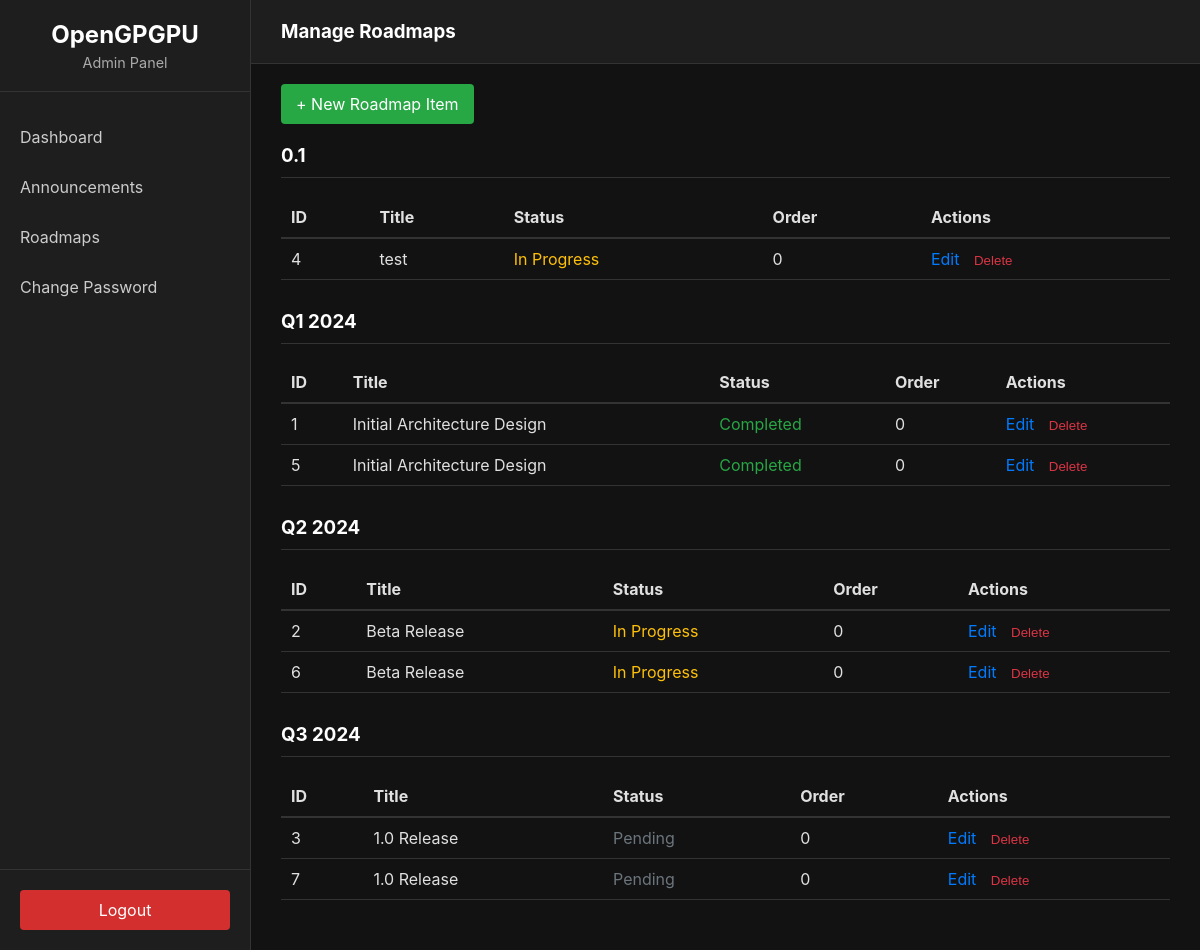
Page /admin/roadmaps (signed in) on the earlier database version.
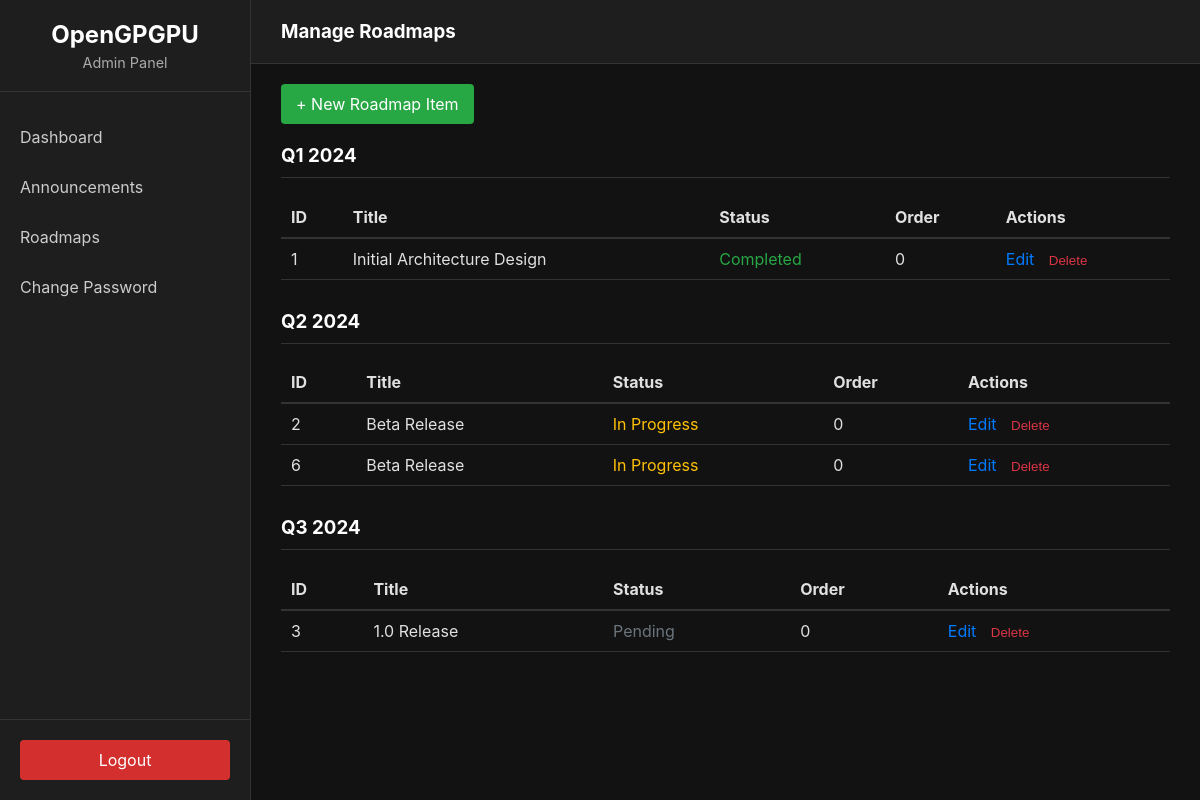
Same page on the later database version.
### app/models/roadmap.py (models this page shows)
class Roadmap(BaseModel):
    __tablename__ = 'roadmaps'
    title = db.Column(db.String(100), nullable=False)
    description = db.Column(db.Text, nullable=True)
    stage = db.Column(db.String(50), nullable=False) # e.g., 'Q1 2024', 'Q2 2024'
    status = db.Column(db.String(20), default='pending') # pending, in_progress, completed
    order = db.Column(db.Integer, default=0)

### app/views/admin.py (the view)
@admin_bp.route('/roadmaps')
@login_required
def roadmaps():
    grouped_items = RoadmapService.get_all_roadmap_grouped()
    return render_template('admin/roadmaps.html', grouped_roadmaps=grouped_items)

### app/__init__.py (called while the page is built)
def create_app(config_name='default'):
    app = Flask(__name__)
    app.config.from_object(config[config_name])
    db.init_app(app)
    bcrypt.init_app(app)
    login_manager.init_app(app)
    @login_manager.user_loader
    def load_user(user_id):
        from app.dao.admin_dao import AdminDAO
        return AdminDAO.get_by_id(int(user_id))
    from app.views.frontend import frontend_bp
    from app.views.admin import admin_bp
    app.register_blueprint(frontend_bp)
    app.register_blueprint(admin_bp)
    return app

### app/dao/base_dao.py (called while the page is built)
    @classmethod
    def get_by_id(cls, id):
        return db.session.get(cls.model, id)

### app/dao/roadmap_dao.py (called while the page is built)
    @classmethod
    def get_all_ordered(cls):
        return db.session.query(cls.model).order_by(cls.model.stage, cls.model.order).all()

### app/services/roadmap_service.py (called while the page is built)
    @staticmethod
    def get_all_roadmap_grouped():
        items = RoadmapDAO.get_all_ordered()
        grouped = {}
        for item in items:
            if item.stage not in grouped:
                grouped[item.stage] = []
            grouped[item.stage].append(item)
        return grouped

### app/templates/admin/roadmaps.html (shortened to what this page needs)
{% extends "admin/base.html" %}
{% block header %}Manage Roadmaps{% endblock %}
{% block content %}
<div class="action-bar" style="margin-bottom: 20px;">
    <a href="{{ url_for('admin_bp.new_roadmap') }}" class="btn" style="background-color: #28a745; padding: 10px 15px; text-decoration: none; color: white; border-radius: 4px;">+ New Roadmap Item</a>
</div>
{% for stage, items in grouped_roadmaps.items() %}
    <h3 style="margin-top: 30px; border-bottom: 1px solid #333; padding-bottom: 10px; color: #fff;">{{ stage }}</h3>
    <table class="admin-table" style="width: 100%; border-collapse: collapse; text-align: left; margin-bottom: 20px;">
        <thead>
            <tr style="border-bottom: 2px solid #333;">
                <th style="padding: 10px;">ID</th>
                <th style="padding: 10px;">Title</th>
                <th style="padding: 10px;">Status</th>
                <th style="padding: 10px;">Order</th>
                <th style="padding: 10px;">Actions</th>
            </tr>
        </thead>
        <tbody>
            {% for item in items %}
            <tr style="border-bottom: 1px solid #333;">
                <td style="padding: 10px;">{{ item.id }}</td>
                <td style="padding: 10px;">{{ item.title }}</td>
                <td style="padding: 10px;">
                    {% if item.status == 'completed' %}
                        <span style="color: #28a745;">Completed</span>
                    {% elif item.status == 'in_progress' %}
                        <span style="color: #ffc107;">In Progress</span>
                    {% else %}
                        <span style="color: #6c757d;">Pending</span>
                    {% endif %}
                </td>
                <td style="padding: 10px;">{{ item.order }}</td>
                <td style="padding: 10px;">
                    <a href="{{ url_for('admin_bp.edit_roadmap', id=item.id) }}" style="color: #007bff; text-decoration: none; margin-right: 10px;">Edit</a>
                    <form action="{{ url_for('admin_bp.delete_roadmap', id=item.id) }}" method="POST" style="display: inline;" onsubmit="return confirm('Are you sure you want to delete this roadmap item?');">
                        <button type="submit" style="background: none; border: none; color: #dc3545; cursor: pointer; padding: 0;">Delete</button>
                    </form>
                </td>
            </tr>
            {% endfor %}
        </tbody>
    </table>
{% else %}
    <p>No roadmaps found.</p>
{% endfor %}
{% endblock %}

### app/templates/admin/base.html (shortened to what this page needs)
<!DOCTYPE html>
<html lang="en">
<head>
    <link rel="stylesheet" href="{{ url_for('static', filename='css/admin.css') }}">
</head>
<body>
    <div class="admin-wrapper">
        <aside class="admin-sidebar">
            <div class="sidebar-header">
                <h2>OpenGPGPU</h2>
                <p>Admin Panel</p>
            </div>
            <nav class="sidebar-nav">
                <ul>
                    <li><a href="{{ url_for('admin_bp.dashboard') }}">Dashboard</a></li>
                    <li><a href="{{ url_for('admin_bp.announcements') }}">Announcements</a></li>
                    <li><a href="{{ url_for('admin_bp.roadmaps') }}">Roadmaps</a></li>
                    <li><a href="{{ url_for('admin_bp.change_password') }}">Change Password</a></li>
                </ul>
            </nav>
            <div class="sidebar-footer">
                <a href="{{ url_for('admin_bp.logout') }}" class="btn-logout">Logout</a>
            </div>
        </aside>
        <main class="admin-main">
            <header class="admin-header">
                <h3>{% block header %}Dashboard{% endblock %}</h3>
            </header>
            <section class="admin-content">
                {% block content %}
                {% endblock %}
            </section>
        </main>
    </div>
</body>
</html>

### app/static/css/admin.css (style rules this page uses)
body { margin: 0; font-family: -apple-system, BlinkMacSystemFont, "Segoe UI", Roboto, Helvetica, Arial, sans-serif; background-color: #121212; color: #e0e0e0; }
.admin-wrapper { display: flex; min-height: 100vh; }
.admin-sidebar { width: 250px; background-color: #1e1e1e; display: flex; flex-direction: column; border-right: 1px solid #333; }
.sidebar-header { padding: 20px; border-bottom: 1px solid #333; text-align: center; }
.sidebar-header h2 { margin: 0 0 5px 0; color: #ffffff; }
.sidebar-header p { margin: 0; color: #aaa; font-size: 0.9em; }
.sidebar-nav { flex-grow: 1; padding: 20px 0; }
.sidebar-nav ul { list-style: none; padding: 0; margin: 0; }
.sidebar-nav li a { display: block; padding: 15px 20px; color: #ccc; text-decoration: none; transition: background-color 0.2s; }
.sidebar-footer { padding: 20px; border-top: 1px solid #333; }
.btn-logout { display: block; text-align: center; padding: 10px; background-color: #d32f2f; color: white; text-decoration: none; border-radius: 4px; }
.admin-main { flex-grow: 1; display: flex; flex-direction: column; background-color: #121212; }
.admin-header { padding: 20px 30px; background-color: #1e1e1e; border-bottom: 1px solid #333; }
.admin-header h3 { margin: 0; color: #fff; }
.admin-content { padding: 30px; flex-grow: 1; }

Differences in the rows shown:
removed Roadmap: stage "0.1", id "4", title "test", status "In Progress", order "0"
removed Roadmap: id "5", title "Initial Architecture Design", status "Completed", order "0", shown under "Q1 2024"
removed Roadmap: id "7", title "1.0 Release", status "Pending", order "0", shown under "Q3 2024"
